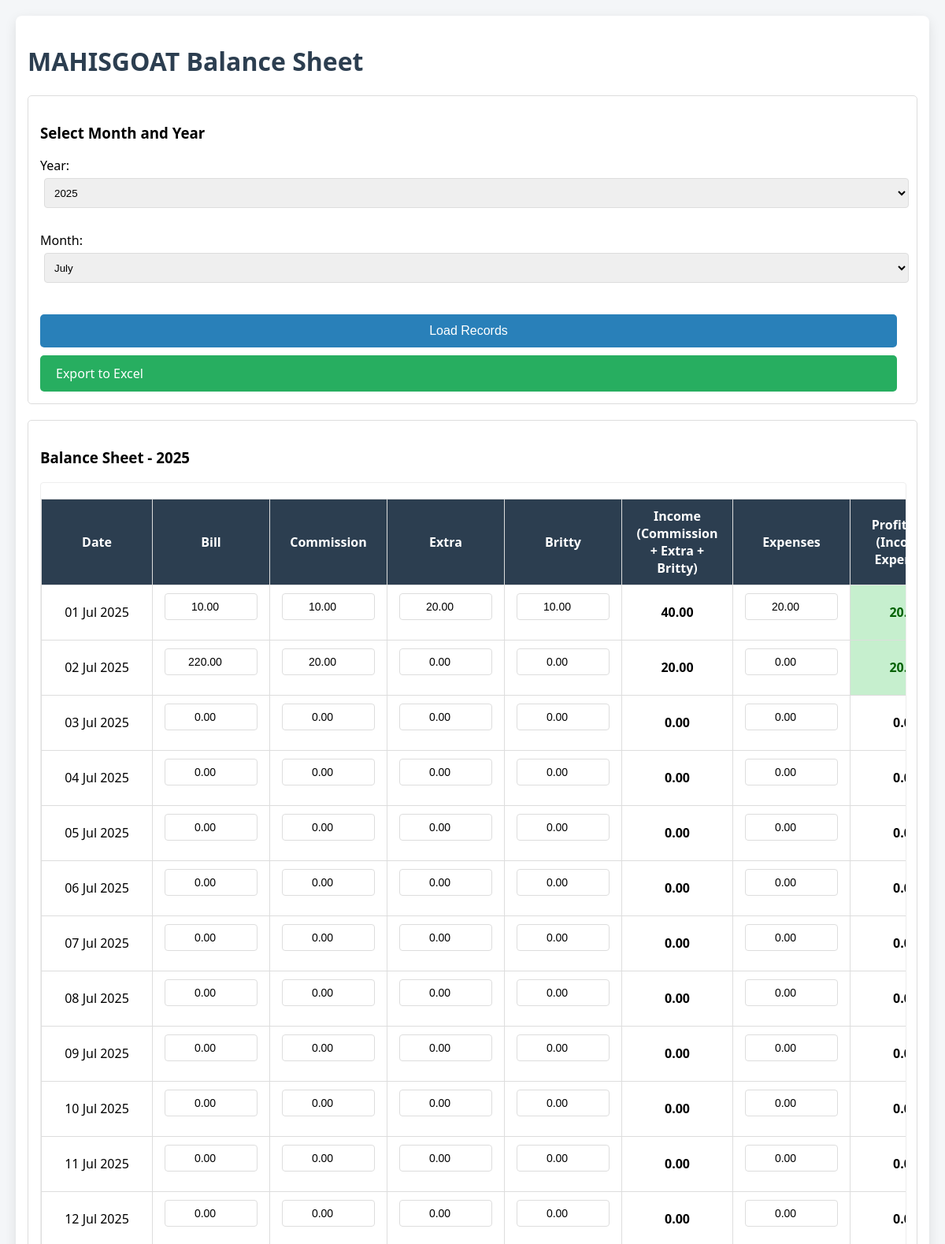
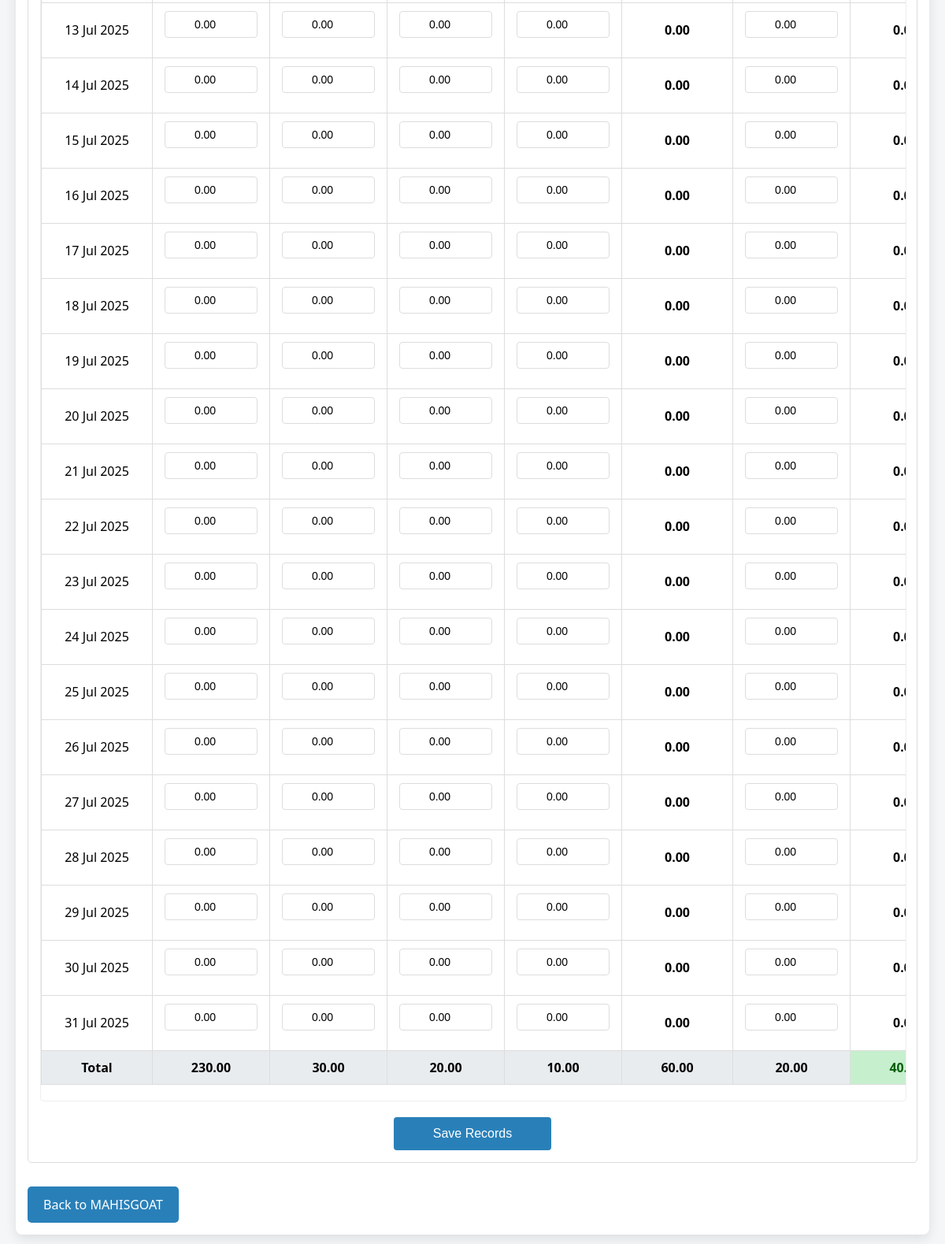
/mahisgoat/balance-sheet/ (signed in), run on the app's committed database (2 pictures, top to bottom).
### accounts/models.py (models this page shows, shortened)
class MahisgoatBalanceSheet(models.Model):
    date = models.DateField(unique=True)
    bill = models.DecimalField(max_digits=10, decimal_places=2, default=0)
    commission = models.DecimalField(max_digits=10, decimal_places=2, default=0)
    extra = models.DecimalField(max_digits=10, decimal_places=2, default=0)
    britty = models.DecimalField(max_digits=10, decimal_places=2, default=0)
    expenses = models.DecimalField(max_digits=10, decimal_places=2, default=0)
    @property
    def income(self):
        return self.commission + self.extra + self.britty
    @property
    def profit_loss(self):
        return self.income - self.expenses

### accounts/views.py (the view, shortened to what this page needs)
# urls.py: path('balance-sheet/', user_views.mahisgoat_balance_sheet, name='mahisgoat_balance'),
@login_required
def mahisgoat_balance_sheet(request):
    current_year = datetime.now().year
    current_month = datetime.now().month
    selected_year = int(request.GET.get('year', current_year))
    selected_month = int(request.GET.get('month', current_month))
    num_days = calendar.monthrange(selected_year, selected_month)[1]
    days_in_month = [date(selected_year, selected_month, day) for day in range(1, num_days + 1)]
    records = {}
    for record in MahisgoatBalanceSheet.objects.filter(date__year=selected_year, date__month=selected_month):
        records[record.date] = record
    forms = []
    for day in days_in_month:
        if day in records:
            form = MahisgoatBalanceSheetForm(instance=records[day])
        else:
            form = MahisgoatBalanceSheetForm(initial={'date': day})
        forms.append(form)
    totals = {
        'bill': 0,
        'commission': 0,
        'extra': 0,
        'britty': 0,
        'income': 0,
        'expenses': 0,
        'profit_loss': 0
    }
    for record in records.values():
        totals['bill'] += record.bill
        totals['commission'] += record.commission
        totals['extra'] += record.extra
        totals['britty'] += record.britty
        totals['income'] += record.income
        totals['expenses'] += record.expenses
        totals['profit_loss'] += record.profit_loss
    years = range(current_year - 5, current_year + 1)
    context = {
        'heading': 'MAHISGOAT Balance Sheet',
        'current_date': timezone.now().date(),
        'forms': forms,
        'days_in_month': days_in_month,
        'totals': totals,
        'years': years,
        'selected_year': selected_year,
        'selected_month': selected_month,
        'months': [
            (1, 'January'), (2, 'February'), (3, 'March'), (4, 'April'),
            (5, 'May'), (6, 'June'), (7, 'July'), (8, 'August'),
            (9, 'September'), (10, 'October'), (11, 'November'), (12, 'December')
        ]
    }
    return render(request, 'mahisgoat/balance_sheet.html', context)

### accounts/templates/mahisgoat/balance_sheet.html (shortened to what this page needs)
{% extends 'base.html' %}
{% block content %}
<div class="container">
    <h1>{{ heading }}</h1>
    <div class="section">
        <h3>Select Month and Year</h3>
        <form method="get">
            <div class="form-group">
                <label for="year">Year:</label>
                <select name="year" id="year" class="form-control">
                    {% for year in years %}
                        <option value="{{ year }}" {% if year == selected_year %}selected{% endif %}>{{ year }}</option>
                    {% endfor %}
                </select>
            </div>
            <div class="form-group">
                <label for="month">Month:</label>
                <select name="month" id="month" class="form-control">
                    {% for num, name in months %}
                        <option value="{{ num }}" {% if num == selected_month %}selected{% endif %}>{{ name }}</option>
                    {% endfor %}
                </select>
            </div>
            <button type="submit" class="btn">Load Records</button>
            <a href="{% url 'export_mahisgoat_balance' %}?year={{ selected_year }}&month={{ selected_month }}"
               class="btn"
               style="background-color: #27ae60;">
                Export to Excel
            </a>
        </form>
    </div>
    <div class="section">
        <h3>Balance Sheet - {{ selected_month|date:"F" }} {{ selected_year }}</h3>
        <div class="table-container">
            <form id="balanceForm">
                <table class="table">
                    <thead>
                        <tr>
                            <th>Date</th>
                            <th>Bill</th>
                            <th>Commission</th>
                            <th>Extra</th>
                            <th>Britty</th>
                            <th>Income<br>(Commission + Extra + Britty)</th>
                            <th>Expenses</th>
                            <th>Profit/Loss<br>(Income - Expenses)</th>
                        </tr>
                    </thead>
                    <tbody>
                        {% for form in forms %}
                        <tr>
                            <td>{{ form.date.value|date:"d M Y" }}</td>
                            <td>
                                {{ form.bill }}
                            </td>
                            <td>{{ form.commission }}</td>
                            <td>{{ form.extra }}</td>
                            <td>{{ form.britty }}</td>
                            <td class="income-cell">0.00</td>
                            <td>{{ form.expenses }}</td>
                            <td class="profit-cell">0.00</td>
                        </tr>
                        {% endfor %}
                        <tr style="font-weight: bold; background-color: #f2f2f2;">
                            <td>Total</td>
                            <td id="total-bill">{{ totals.bill|default:"0.00" }}</td>
                            <td id="total-commission">{{ totals.commission|default:"0.00" }}</td>
                            <td id="total-extra">{{ totals.extra|default:"0.00" }}</td>
                            <td id="total-britty">{{ totals.britty|default:"0.00" }}</td>
                            <td id="total-income">{{ totals.income|default:"0.00" }}</td>
                            <td id="total-expenses">{{ totals.expenses|default:"0.00" }}</td>
                            <td id="total-profit">{{ totals.profit_loss|default:"0.00" }}</td>
                        </tr>
                    </tbody>
                </table>
            </form>
        </div>
        <button type="button" id="saveBtn" class="btn">Save Records</button>
    </div>
    <a href="{% url 'mahisgoat_main' %}" class="btn back">Back to MAHISGOAT</a>
</div>
{% endblock %}

### accounts/templates/base.html (style rules this page uses)
body { font-family: 'Segoe UI', Tahoma, Geneva, Verdana, sans-serif; background: #f4f6f8; margin: 0; padding: 0; }
h1, h2 { color: #2c3e50; }
.btn { display: inline-block; padding: 12px 20px; background-color: #2980b9; color: white; text-decoration: none; border-radius: 5px; font-weight: 500; transition: background-color 0.3s ease, transform 0.2s ease; margin: 10px 10px 0 0; }
form { display: flex; flex-direction: column; }
form input, form select { padding: 10px; margin-bottom: 15px; border: 1px solid #ccc; border-radius: 5px; }
button { padding: 10px 20px; background: #27ae60; color: white; border: none; border-radius: 5px; font-size: 16px; cursor: pointer; }
.section { margin: 20px 0; padding: 15px; border: 1px solid #ddd; border-radius: 5px; }
.table { width: 100%; border-collapse: collapse; margin: 20px 0; }
.table th, .table td { border: 1px solid #ddd; padding: 8px; text-align: left; }
.table th { background-color: #f2f2f2; }
input[type="date"], select { padding: 5px; margin: 5px; }
.form-group { margin-bottom: 15px; }
.form-control { display: block; width: 100%; padding: 8px; border: 1px solid #ddd; border-radius: 4px; }
select.form-control { height: 38px; }

### accounts/templates/mahisgoat/balance_sheet.html (style rules this page uses)
.table-container { overflow-x: auto; width: 100%; margin-bottom: 20px; border: 1px solid #eee; border-radius: 4px; }
.table { min-width: 1000px; width: 100%; }
.table td, .table th { text-align: center; vertical-align: middle; padding: 10px 15px; min-width: 110px; }
input[type="number"] { width: 100px; text-align: center; padding: 8px; border: 1px solid #ddd; border-radius: 4px; font-size: 14px; }
.income-cell, .profit-cell { font-weight: bold; padding: 10px 15px; min-width: 130px; }
#saveBtn { margin-top: 20px; padding: 12px 25px; background-color: #2980b9; color: white; border: none; border-radius: 4px; cursor: pointer; font-size: 16px; display: block; width: 100%; max-width: 200px; margin: 20px auto 0; }
.table th { background-color: #2c3e50; color: white; font-weight: 600; }
tr[style*="background-color: #f2f2f2"] { background-color: #e9ecef !important; font-size: 16px; }

### data on the page
MahisgoatBalanceSheet: date.value "01 Jul 2025", bill "10.00", commission "10.00", extra "20.00", britty "10.00", expenses "20.00"
MahisgoatBalanceSheet: date.value "02 Jul 2025", bill "220.00", commission "20.00", extra "0.00", britty "0.00", expenses "0.00"
MahisgoatBalanceSheet: date.value "03 Jul 2025", bill "0.00", commission "0.00", extra "0.00", britty "0.00", expenses "0.00"
MahisgoatBalanceSheet: date.value "04 Jul 2025", bill "0.00", commission "0.00", extra "0.00", britty "0.00", expenses "0.00"
MahisgoatBalanceSheet: date.value "05 Jul 2025", bill "0.00", commission "0.00", extra "0.00", britty "0.00", expenses "0.00"
MahisgoatBalanceSheet: date.value "06 Jul 2025", bill "0.00", commission "0.00", extra "0.00", britty "0.00", expenses "0.00"
MahisgoatBalanceSheet: date.value "07 Jul 2025", bill "0.00", commission "0.00", extra "0.00", britty "0.00", expenses "0.00"
MahisgoatBalanceSheet: date.value "08 Jul 2025", bill "0.00", commission "0.00", extra "0.00", britty "0.00", expenses "0.00"
MahisgoatBalanceSheet: date.value "09 Jul 2025", bill "0.00", commission "0.00", extra "0.00", britty "0.00", expenses "0.00"
MahisgoatBalanceSheet: date.value "10 Jul 2025", bill "0.00", commission "0.00", extra "0.00", britty "0.00", expenses "0.00"
MahisgoatBalanceSheet: date.value "11 Jul 2025", bill "0.00", commission "0.00", extra "0.00", britty "0.00", expenses "0.00"
MahisgoatBalanceSheet: date.value "12 Jul 2025", bill "0.00", commission "0.00", extra "0.00", britty "0.00", expenses "0.00"
MahisgoatBalanceSheet: date.value "13 Jul 2025", bill "0.00", commission "0.00", extra "0.00", britty "0.00", expenses "0.00"
MahisgoatBalanceSheet: date.value "14 Jul 2025", bill "0.00", commission "0.00", extra "0.00", britty "0.00", expenses "0.00"
MahisgoatBalanceSheet: date.value "15 Jul 2025", bill "0.00", commission "0.00", extra "0.00", britty "0.00", expenses "0.00"
MahisgoatBalanceSheet: date.value "16 Jul 2025", bill "0.00", commission "0.00", extra "0.00", britty "0.00", expenses "0.00"
MahisgoatBalanceSheet: date.value "17 Jul 2025", bill "0.00", commission "0.00", extra "0.00", britty "0.00", expenses "0.00"
MahisgoatBalanceSheet: date.value "18 Jul 2025", bill "0.00", commission "0.00", extra "0.00", britty "0.00", expenses "0.00"
MahisgoatBalanceSheet: date.value "19 Jul 2025", bill "0.00", commission "0.00", extra "0.00", britty "0.00", expenses "0.00"
MahisgoatBalanceSheet: date.value "20 Jul 2025", bill "0.00", commission "0.00", extra "0.00", britty "0.00", expenses "0.00"
MahisgoatBalanceSheet: date.value "21 Jul 2025", bill "0.00", commission "0.00", extra "0.00", britty "0.00", expenses "0.00"
MahisgoatBalanceSheet: date.value "22 Jul 2025", bill "0.00", commission "0.00", extra "0.00", britty "0.00", expenses "0.00"
MahisgoatBalanceSheet: date.value "23 Jul 2025", bill "0.00", commission "0.00", extra "0.00", britty "0.00", expenses "0.00"
MahisgoatBalanceSheet: date.value "24 Jul 2025", bill "0.00", commission "0.00", extra "0.00", britty "0.00", expenses "0.00"
MahisgoatBalanceSheet: date.value "25 Jul 2025", bill "0.00", commission "0.00", extra "0.00", britty "0.00", expenses "0.00"
MahisgoatBalanceSheet: date.value "26 Jul 2025", bill "0.00", commission "0.00", extra "0.00", britty "0.00", expenses "0.00"
MahisgoatBalanceSheet: date.value "27 Jul 2025", bill "0.00", commission "0.00", extra "0.00", britty "0.00", expenses "0.00"
MahisgoatBalanceSheet: date.value "28 Jul 2025", bill "0.00", commission "0.00", extra "0.00", britty "0.00", expenses "0.00"
MahisgoatBalanceSheet: date.value "29 Jul 2025", bill "0.00", commission "0.00", extra "0.00", britty "0.00", expenses "0.00"
MahisgoatBalanceSheet: date.value "30 Jul 2025", bill "0.00", commission "0.00", extra "0.00", britty "0.00", expenses "0.00"
MahisgoatBalanceSheet: date.value "31 Jul 2025", bill "0.00", commission "0.00", extra "0.00", britty "0.00", expenses "0.00"

### other printed values
{{ heading }} "MAHISGOAT Balance Sheet"
{{ selected_year }} "2025"
{{ totals.bill|default:"0.00" }} "230.00"
{{ totals.commission|default:"0.00" }} "30.00"
{{ totals.extra|default:"0.00" }} "20.00"
{{ totals.britty|default:"0.00" }} "10.00"
{{ totals.income|default:"0.00" }} "60.00"
{{ totals.expenses|default:"0.00" }} "20.00"
form field year "2025"
form field month "July"
